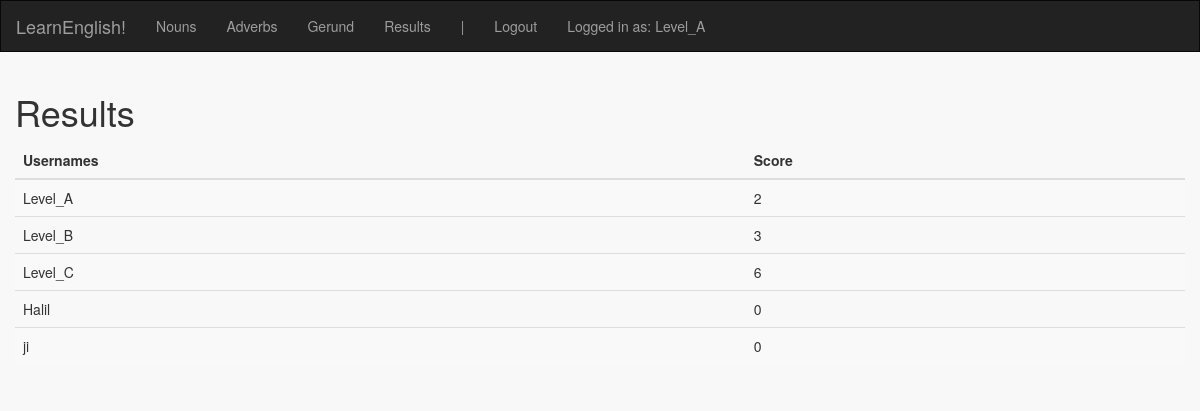
/results (signed in), run on an earlier commit of the app's database.
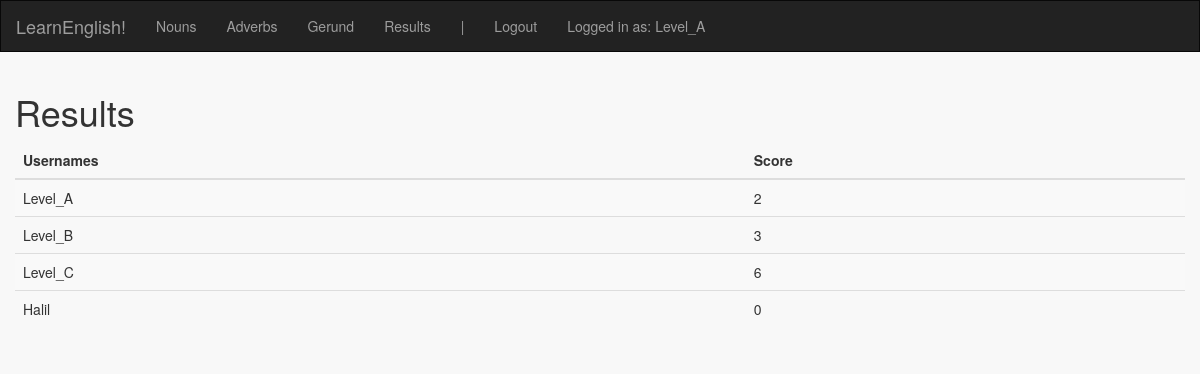
And on a later commit of the database.
### english_exercises/models.py (models this page shows, shortened)
class User(db.Model):
    id = db.Column(db.Integer, primary_key=True)
    username = db.Column(db.String(80), unique=True)
    password = db.Column(db.String(80))
    amountCorrect = db.Column(db.Integer)
    amountIncorrect = db.Column(db.Integer)
    score = db.Column(db.Integer)

### english_exercises/views.py (the view)
@app.route("/results")
@login_required
def results():
    return render_template('results.html', results=User.query.all())

### english_exercises/views.py (called while the page is built)
def login_required(f):
    @wraps(f)
    def decorated_function(*args, **kwargs):
        if session.get('logged_in') is None:
            flash("You must be logged in for this feature")
            return redirect(url_for('login', next=request.url))
        return f(*args, **kwargs)
    return decorated_function

### english_exercises/templates/results.html
{% extends "index.html" %}
{% block body %}
<h1>Results</h1>
<table class="table table-striped">
    <thead>
      <tr>
        <th>Usernames</th>
        <th>Score</th>
      </tr>
    </thead>
    <tbody>
      {% for result in results %}
      <tr>
        <td>{{ result.username }}</td>
        <td>{{ result.score }}</td>
      </tr>
      {% endfor %}
    </tbody>
</table>
{% endblock %}

What changed in the data, as far as the page shows it:
removed User: username "ji", score "0"
